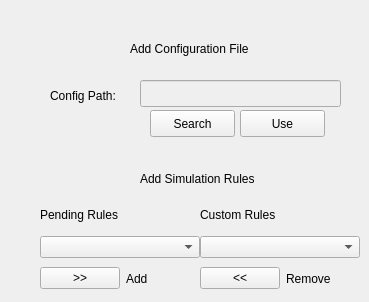
   <widget class="QWidget" name="RuleSettings">
    <attribute name="title">
     <string>Config</string>
    </attribute>
    <widget class="QPushButton" name="configFileDialogue">
     <property name="geometry">
      <rect>
       <x>150</x>
       <y>110</y>
       <width>85</width>
       <height>27</height>
      </rect>
     </property>
     <property name="text">
      <string>Search</string>
     </property>
    </widget>
    <widget class="QLabel" name="addConfigLabel">
     <property name="geometry">
      <rect>
       <x>130</x>
       <y>40</y>
       <width>141</width>
       <height>17</height>
      </rect>
     </property>
     <property name="text">
      <string>Add Configuration File</string>
     </property>
    </widget>
    <widget class="QLabel" name="pathLabel">
     <property name="geometry">
      <rect>
       <x>50</x>
       <y>80</y>
       <width>81</width>
       <height>31</height>
      </rect>
     </property>
     <property name="text">
      <string>Config Path:</string>
     </property>
    </widget>
    <widget class="QLineEdit" name="configFilePathBox">
     <property name="enabled">
      <bool>false</bool>
     </property>
     <property name="geometry">
      <rect>
       <x>140</x>
       <y>80</y>
       <width>201</width>
       <height>27</height>
      </rect>
     </property>
    </widget>
    <widget class="QWidget" name="verticalLayoutWidget_3">
     <property name="geometry">
      <rect>
       <x>200</x>
       <y>200</y>
       <width>160</width>
       <height>93</height>
      </rect>
     </property>
     <layout class="QVBoxLayout" name="verticalLayout_4">
      <item>
       <widget class="QLabel" name="userRuleLabel">
        <property name="text">
         <string>Custom Rules</string>
        </property>
       </widget>
      </item>
      <item>
       <widget class="QComboBox" name="acceptedRuleList"/>
      </item>
      <item>
       <layout class="QHBoxLayout" name="horizontalLayout">
        <item>
         <widget class="QPushButton" name="removeRules">
          <property name="text">
           <string>&lt;&lt;</string>
          </property>
         </widget>
        </item>
        <item>
         <widget class="QLabel" name="removeRuleLabel">
          <property name="text">
           <string>Remove</string>
          </property>
         </widget>
        </item>
       </layout>
      </item>
     </layout>
    </widget>
    <widget class="QLabel" name="ruleInfoLabel">
     <property name="geometry">
      <rect>
       <x>140</x>
       <y>170</y>
       <width>131</width>
       <height>17</height>
      </rect>
     </property>
     <property name="text">
      <string>Add Simulation Rules</string>
     </property>
    </widget>
    <widget class="QWidget" name="verticalLayoutWidget_2">
     <property name="geometry">
      <rect>
       <x>40</x>
       <y>200</y>
       <width>160</width>
       <height>93</height>
      </rect>
     </property>
     <layout class="QVBoxLayout" name="verticalLayout_3">
      <item>
       <widget class="QLabel" name="defaultRuleLabel">
        <property name="text">
         <string>Pending Rules</string>
        </property>
       </widget>
      </item>
      <item>
       <widget class="QComboBox" name="pendingRuleList"/>
      </item>
      <item>
       <layout class="QHBoxLayout" name="horizontalLayout_5">
        <item>
         <widget class="QPushButton" name="addRules">
          <property name="text">
           <string>&gt;&gt;</string>
          </property>
         </widget>
        </item>
        <item>
         <widget class="QLabel" name="addRuleLabel">
          <property name="text">
           <string>Add</string>
          </property>
         </widget>
        </item>
       </layout>
      </item>
     </layout>
    </widget>
    <widget class="QPushButton" name="setConfigFilePath">
     <property name="geometry">
      <rect>
       <x>240</x>
       <y>110</y>
       <width>85</width>
       <height>27</height>
      </rect>
     </property>
     <property name="text">
      <string>Use</string>
     </property>
    </widget>
   </widget>
